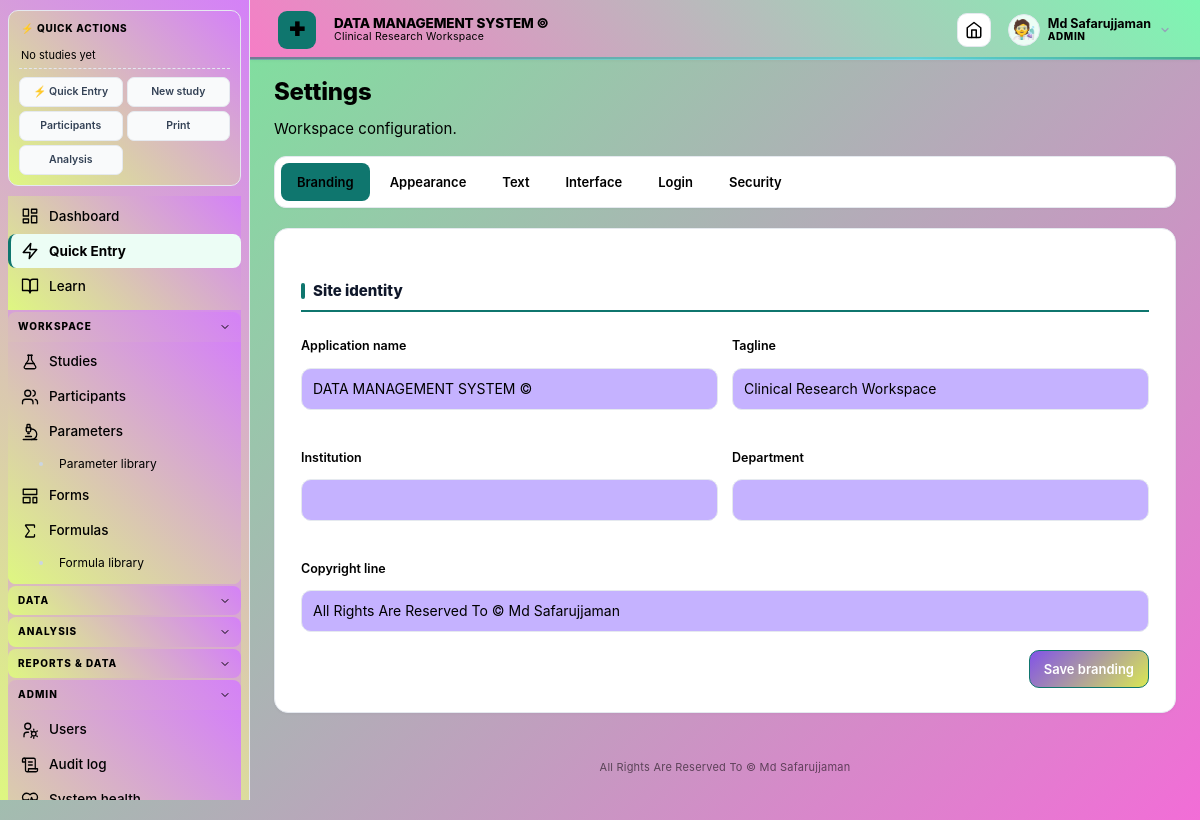
The page /settings (signed in) on the database its author committed.
### tables this page shows
CREATE TABLE settings(
    key   TEXT PRIMARY KEY,
    value TEXT NOT NULL
);

CREATE TABLE users(
    id            INTEGER PRIMARY KEY AUTOINCREMENT,
    username      TEXT UNIQUE NOT NULL,
    password_hash TEXT NOT NULL,
    role          TEXT NOT NULL CHECK(role IN ('ADMIN','RESEARCHER','VIEWER')),
    active        INTEGER NOT NULL DEFAULT 1,
    created_at    TEXT NOT NULL DEFAULT CURRENT_TIMESTAMP,
    last_login    TEXT,
    avatar_type   TEXT DEFAULT 'initials',
    avatar_value  TEXT DEFAULT '',
    avatar_style  TEXT DEFAULT '',
    totp_secret   TEXT DEFAULT '',
    totp_enabled  INTEGER DEFAULT 0,
    totp_backup_codes TEXT DEFAULT '',
    display_name  TEXT DEFAULT '',
    email         TEXT DEFAULT '',
    must_change_password INTEGER DEFAULT 0
);

### app.py (the view, shortened to what this page needs)
@app.route("/settings", methods=["GET", "POST"])
@role_required("ADMIN")
def settings_page():
    VALID = ("branding", "appearance", "text", "interface", "login", "security")
    section = request.args.get("section", "branding")
    if section in ("ui", "ui-save"):
        section = "interface"
    if section not in VALID:
        section = "branding"
    return render_template("settings.html",
                           settings=settings_dict(),
                           section=section)

### app.py (called while the page is built, shortened)
@app.context_processor
def inject_globals():
    rt = get_runtime()
    return {
        "app_name":     setting("app_name", APP_NAME),
        "app_tagline":  setting("app_tagline", APP_TAGLINE),
        "institution":  setting("institution", ""),
        "app_settings": settings_dict(),
        "rt":           rt,                # ← runtime settings
        "palette":      PALETTE,
        "roles":        ROLES,
        "data_types":   DATA_TYPES,
        "now":          datetime.now(),
        "current_user": getattr(g, "user", None),
    }

@app.before_request
def load_user():
    g.user = None
    uid = session.get("user_id")
    if uid:
        row = one("SELECT id,username,display_name,role,active,avatar_type,avatar_value,avatar_style FROM users WHERE id=? AND active=1", (uid,))
        if row:
            sess_tok = session.get("_sess_tok")
            g.user = row
        else:
            session.clear()

@app.before_request
def require_login():
    ep = request.endpoint
    if not ep or ep in PUBLIC: return None
    if not g.user:
        return redirect(url_for("login", next=request.path))
    return None

def csrf_token():
    tok = session.get("_csrf")
    if not tok:
        tok = secrets.token_urlsafe(32)
        session["_csrf"] = tok
    return tok

def recent_studies_for_sidebar(limit=3):
    try:
        from database import query
        return query("""SELECT id, study_code, title
                       FROM studies WHERE archived = 0
                       ORDER BY id DESC LIMIT ?""", (limit,))
    except Exception:
        return []

def display_name_of(user):
    if not user:
        return ""
    try:
        dn = user["display_name"]
        if dn:
            return dn
    except (KeyError, IndexError, TypeError):
        pass
    try:
        return user["username"]
    except (KeyError, IndexError, TypeError):
        return ""

@app.context_processor
def _cache_buster():
    import time
    return {"_cb": str(int(time.time() // 10))}

@app.before_request
def enforce_roles():
    if not getattr(g, "user", None):
        return None
    ep = request.endpoint or ""
    if not ep:
        return None
    if ep in PUBLIC:
        return None
    role = g.user["role"]
    if role == "ADMIN":
        return None
    if ep in ADMIN_ONLY_ENDPOINTS:
        abort(403)
    if role == "VIEWER" and ep not in VIEWER_ALLOWED_ENDPOINTS:
        abort(403)
    return None

### templates/settings.html (shortened to what this page needs)
{% extends "base.html" %}
{% block content %}
<link rel="stylesheet" href="{{ url_for('static', filename='css/gradients.css') }}">
<div class="pagehead">
  <div><h1>Settings</h1><p>Workspace configuration.</p></div>
</div>
<div class="sf2-tabs">
  <a href="?section=branding"   class="{% if section=='branding'   %}active{% endif %}">Branding</a>
  <a href="?section=appearance" class="{% if section=='appearance' %}active{% endif %}">Appearance</a>
  <a href="?section=text"       class="{% if section=='text'       %}active{% endif %}">Text</a>
  <a href="?section=interface"  class="{% if section=='interface'  %}active{% endif %}">Interface</a>
  <a href="?section=login"      class="{% if section=='login'      %}active{% endif %}">Login</a>
  <a href="?section=security"   class="{% if section=='security'   %}active{% endif %}">Security</a>
</div>
{% if section == 'branding' %}
<div class="sf2-card">
  <form method="post">
    <div class="sf2-heading">Site identity</div>
    <div class="form-grid">
      <label>Application name <input name="app_name" value="{{ settings.get('app_name','') }}"></label>
      <label>Tagline <input name="app_tagline" value="{{ settings.get('app_tagline','') }}"></label>
      <label>Institution <input name="institution" value="{{ settings.get('institution','') }}"></label>
      <label>Department <input name="department" value="{{ settings.get('department','') }}"></label>
      <label class="full">Copyright line <input name="copyright" value="{{ settings.get('copyright','') }}"></label>
    </div>
    <div class="form-actions"><button class="btn primary">Save branding</button></div>
  </form>
</div>
{% endif %}
{% endblock %}

### templates/base.html (shortened to what this page needs)
<!doctype html>
<html lang="en">
<head>
<link rel="stylesheet" href="{{ url_for('static', filename='css/pro.css') }}">
<link rel="stylesheet" href="{{ url_for('static', filename='css/fonts.css') }}">
{% set _fc = app_settings.get('ui_font_class','') %}
</head>
<body class="{{ app_settings.get('ui_font_class','') }}">
{% from "_avatar.html" import site_logo, user_avatar %}
{% from "_icons.html" import icon %}
<div class="shell">
<aside class="sidebar" id="sidebar">
  <div class="quick-panel">
    <div class="quick-head">
      <span class="quick-title">⚡ Quick actions</span>
    </div>
    {% set _studies = recent_studies_for_sidebar() if recent_studies_for_sidebar is defined else [] %}
    {% if _studies %}
    {% for s in _studies %}
    <div class="quick-study">
      <span class="quick-study-code">{{ s.study_code }}</span>
      <div class="quick-study-actions">
        <a href="{{ url_for('participants_list') }}?study_id={{ s.id }}" title="Participants">👥</a>
        <a href="{{ url_for('participant_new') }}" title="Add">➕</a>
        <a href="{{ url_for('print_participants_summary', sid=s.id) }}" target="_blank" title="Print">🖨</a>
        <a href="{{ url_for('export_study', sid=s.id, fmt='xlsx') }}" title="Export">⬇</a>
      </div>
    </div>
    {% endfor %}
    {% else %}
    <div class="quick-empty">No studies yet</div>
    {% endif %}
    <div class="quick-globals">
      <a href="{{ url_for('quick_entry_page') }}" style="background:#ecfdf5;border-color:#a7f3d0;color:#0f766e;font-weight:800">⚡ Quick Entry</a>
      <a href="{{ url_for('study_new') }}">New study</a>
      <a href="{{ url_for('participants_list') }}">Participants</a>
      <a href="{{ url_for('print_hub') }}">Print</a>
      <a href="{{ url_for('analysis_hub') }}">Analysis</a>
    </div>
  </div>
  <nav class="sb-nav">
    <div class="sb-items sb-flat">
      <a href="{{ url_for('dashboard') }}" data-path="/" data-exact="1">
        Dashboard
      </a>
      <a href="{{ url_for('quick_entry_page') }}" data-path="/quick-entry"
         style="background:#ecfdf5;border-left-color:#0f766e;color:#0f766e;font-weight:700">
        Quick Entry
      </a>
      <a href="{{ url_for('learn_home') }}" data-path="/learn">
        Learn
      </a>
    </div>
    {% if current_user and current_user.role in ('ADMIN','RESEARCHER') %}
    <div class="sb-group" data-group="workspace">
      <button type="button" class="sb-group-head">
        <span class="sb-group-label">Workspace</span>
      </button>
      <div class="sb-items">
        <a href="{{ url_for('studies_list') }}" data-path="/studies">
          {{ icon('flask', 18, 'currentColor', 1.75) }} Studies
        </a>
        <a href="{{ url_for('participants_list') }}" data-path="/participants">
          {{ icon('users', 18, 'currentColor', 1.75) }} Participants
        </a>
        <a href="{{ url_for('parameters_list') }}" data-path="/parameters" data-exact="1">
          {{ icon('microscope', 18, 'currentColor', 1.75) }} Parameters
        </a>
        <a href="{{ url_for('parameter_library_page') }}" data-path="/parameters/library" class="sb-sub">
          Parameter library
        </a>
        <a href="{{ url_for('forms_list') }}" data-path="/forms">
          {{ icon('layout-template', 18, 'currentColor', 1.75) }} Forms
        </a>
        <a href="{{ url_for('formulas_list') }}" data-path="/formulas" data-exact="1">
          {{ icon('sigma', 18, 'currentColor', 1.75) }} Formulas
        </a>
        <a href="{{ url_for('formula_library_page') }}" data-path="/formulas/library" class="sb-sub">
          Formula library
        </a>
      </div>
    </div>
    <div class="sb-group" data-group="data">
      <button type="button" class="sb-group-head">
        <span class="sb-group-label">Data</span>
      </button>
    </div>
    <div class="sb-group" data-group="analysis">
      <button type="button" class="sb-group-head">
        <span class="sb-group-label">Analysis</span>
      </button>
    </div>
    <div class="sb-group" data-group="reports">
      <button type="button" class="sb-group-head">
        <span class="sb-group-label">Reports &amp; data</span>
      </button>
    </div>
    {% endif %}
    {% if current_user and current_user.role == 'ADMIN' %}
    <div class="sb-group" data-group="admin">
      <button type="button" class="sb-group-head">
        <span class="sb-group-label">Admin</span>
      </button>
      <div class="sb-items">
        <a href="{{ url_for('users_page') }}" data-path="/users">
          {{ icon('user-cog', 18, 'currentColor', 1.75) }} Users
        </a>
        <a href="{{ url_for('audit_page') }}" data-path="/audit">
          {{ icon('scroll', 18, 'currentColor', 1.75) }} Audit log
        </a>
        <a href="{{ url_for('health_check') }}" data-path="/health">
          {{ icon('heart-pulse', 18, 'currentColor', 1.75) }} System health
        </a>
      </div>
    </div>
    {% endif %}
  </nav>
</aside>
<main>
  <header class="topbar">
    <span class="topbar-logo" aria-hidden="true">
      {{ site_logo(app_settings, 38) }}
    </span>
    <div class="topbar-brand">
      <div class="topbar-title">{{ app_name }}</div>
      <div class="topbar-sub">Clinical Research Workspace</div>
    </div>
    <a class="iconbtn" href="{{ url_for('dashboard') }}" title="Home" id="home-btn">
    </a>
    {% if current_user %}
      <div class="userchip" id="userchip">
        {{ user_avatar(current_user, 32) }}
        <div class="uc-meta">
          <span class="uc-name">{{ display_name_of(current_user) }}</span>
          <span class="uc-role">{{ current_user.role|capitalize }}</span>
        </div>
      </div>
    {% endif %}
  </header>
  <section class="content">
    {% block content %}{% endblock %}
  </section>
  <footer class="appfoot">
    {{ app_settings.get('copyright', '© ' + app_name) }}
  </footer>
</main>
</div>
<link rel="stylesheet" href="/theme.css?v={{ range(1000000, 9999999) | random }}">
</body>
</html>

### templates/_avatar.html (shortened to what this page needs)
{% macro user_avatar(u, size=32, ring=False) %}
{% set s = size|int %}
{% set border = '2px solid #a7f3d0' if ring else '1px solid #e2e8f0' %}
{% if u.avatar_type == 'upload' and u.avatar_value %}
  <img src="{{ url_for('avatar_file', fname=u.avatar_value) }}" alt=""
       style="width:{{ s }}px;height:{{ s }}px;border-radius:50%;object-fit:cover;border:{{ border }};display:inline-block;vertical-align:middle">
{% elif u.avatar_type == 'dicebear' and u.avatar_style %}
  <img src="https://api.dicebear.com/7.x/{{ u.avatar_style }}/svg?seed={{ u.avatar_value or u.username }}"
       alt=""
       style="width:{{ s }}px;height:{{ s }}px;border-radius:50%;object-fit:cover;border:{{ border }};display:inline-block;vertical-align:middle">
{% elif u.avatar_type == 'gif' and u.avatar_value %}
  <img src="{{ u.avatar_value }}" alt=""
       style="width:{{ s }}px;height:{{ s }}px;border-radius:50%;object-fit:cover;border:{{ border }};display:inline-block;vertical-align:middle">
{% elif u.avatar_type == 'emoji' and u.avatar_value %}
  <span style="display:inline-grid;place-items:center;width:{{ s }}px;height:{{ s }}px;
               border-radius:50%;background:#ecfdf5;border:{{ border }};
               font-size:{{ (s * 0.6)|int }}px;line-height:1;
               vertical-align:middle">{{ u.avatar_value }}</span>
{% else %}
  <span style="display:inline-grid;place-items:center;width:{{ s }}px;height:{{ s }}px;
               border-radius:50%;background:var(--primary);color:#fff;
               font-weight:700;font-size:{{ (s * 0.45)|int }}px;
               vertical-align:middle;border:{{ border }}">{{ u.username[0]|upper }}</span>
{% endif %}
{% endmacro %}
{% macro site_logo(settings, size=30) %}
{% set s = size|int %}
{% set logo_url = settings.get('brand_logo_url', '') or '' %}
{% set mark_value = settings.get('brand_mark_value', '✚') or '✚' %}
{% if logo_url and logo_url.strip() %}
  <span class="brandmark" style="display:none;width:{{ s }}px;height:{{ s }}px;
        font-size:{{ (s * 0.5)|int }}px">{{ mark_value }}</span>
{% endif %}
{% endmacro %}

### templates/settings.html (style rules this page uses)
.sf2-tabs { display: flex; gap: 4px; flex-wrap: wrap; margin: 0 0 20px; padding: 6px; background: #ffffff; border: 1px solid #e5e9ef; border-radius: 12px; box-shadow: 0 1px 2px rgba(15,23,42,.03); }
.sf2-tabs a { padding: 9px 16px; border-radius: 8px; font-weight: 600; font-size: 13px; color: #475569; text-decoration: none; transition: background .12s, color .12s; }
.sf2-tabs a.active { background: #0f766e; color: #ffffff; }
.sf2-card { background: #ffffff; border: 1px solid #e5e9ef; border-radius: 14px; padding: 24px 26px; box-shadow: 0 1px 3px rgba(15,23,42,.04); }
.sf2-heading { font-size: 15px; font-weight: 800; color: #0f172a; margin: 26px 0 12px; padding-bottom: 8px; border-bottom: 2px solid #0f766e; display: flex; align-items: center; gap: 8px; }
.sf2-heading::before { content: ""; width: 4px; height: 16px; background: #0f766e; border-radius: 2px; }

### rows shown on the page
settings: value "DATA MANAGEMENT SYSTEM ©", app_name "DATA MANAGEMENT SYSTEM ©", get "All Rights Are Reserved To © Md Safarujjaman"
users: avatar_value "🧑‍🔬", display_name "Md Safarujjaman", role "ADMIN"
settings: app_tagline "Clinical Research Workspace"
settings: copyright "All Rights Are Reserved To © Md Safarujjaman"

### other values the page prints
{{ mark_value }} "✚"
